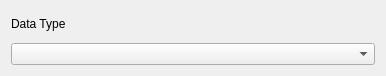
<?xml version="1.0" encoding="UTF-8"?>
<ui version="4.0">
 <class>ParameterDataTypeWidget</class>
 <widget class="QWidget" name="ParameterDataTypeWidget">
  <property name="geometry">
   <rect>
    <x>0</x>
    <y>0</y>
    <width>386</width>
    <height>76</height>
   </rect>
  </property>
  <property name="windowTitle">
   <string>Form</string>
  </property>
  <layout class="QVBoxLayout" name="verticalLayout">
   <item>
    <widget class="QLabel" name="lblName">
     <property name="text">
      <string>Data Type</string>
     </property>
    </widget>
   </item>
   <item>
    <widget class="QComboBox" name="comboBox"/>
   </item>
  </layout>
 </widget>
 <resources/>
 <connections/>
</ui>
